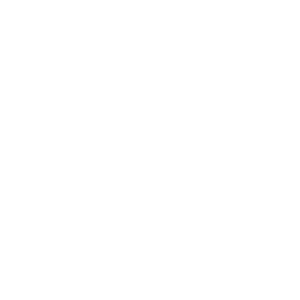
Frame 1 (no input)
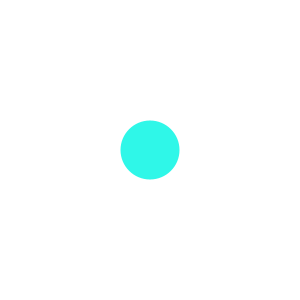
Frame 60 (the mouse pressed at the canvas centre just before this capture)
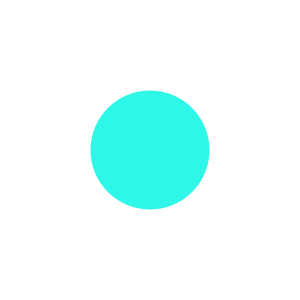
Frame 120 (the mouse held since frame 60 and released just before this capture)

The Processing sketch that drew these frames (run headless with seeded random() and noise(); from frame 60 on, the mouse is pressed at the canvas centre):

// Processing sketch: Wachsen1
// ── Wachsen1.pde
/*
Ein farbiger Kreis soll immer größer werden.
*/
// -a
int durchmesser;

void setup() {
  size(300,300);
  smooth();
  noStroke();
  fill(#2FF7E8);
}

void draw() {
  background(255);
  ellipse(150,150,durchmesser,durchmesser);
  durchmesser++;
}
// -b
